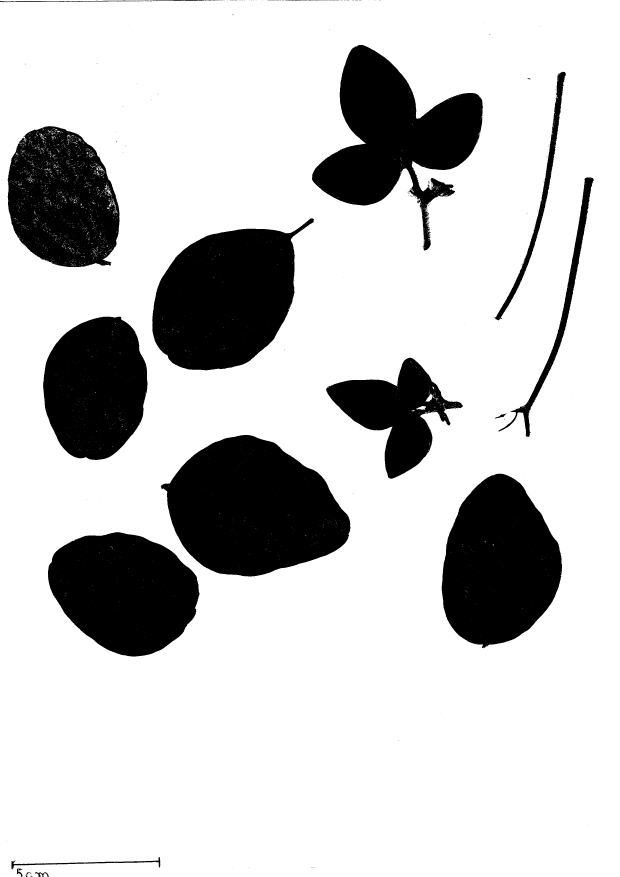
#> input picture exemplos/05.png, 2480 x 3507 px (shown at 1/4 size)
$ python calculadora_area-src.py
#> lines starting #> are read from the running program, lines starting #| are printed output that depends on the picture; after the words box and inside, x2 and y2 are one past the last pixel; in counts of white or black regions, pixels touching at a corner belong together
import os
import cv2
import numpy as np
import csv
import math
import locale  # <--- ALTERAÇÃO: Importa a biblioteca de localização
from tkinter import Tk, simpledialog, filedialog

# --- CONFIGURAÇÕES ---
ARQUIVO_CSV_SAIDA = 'resultados_area_interativo.csv'
LARGURA_JANELA = 1280
ALTURA_JANELA = 720
# --- FIM DAS CONFIGURAÇÕES ---

# Dicionário global para uma gestão de estado mais limpa e profissional
ui_state = {
    "ref_points": [],
    "drawing": False,
    "panning": False,
    "pan_start_pos": (0, 0),
    "offset_x": 0.0,
    "offset_y": 0.0,
    "zoom": 1.0,
    "full_img": None,
    "mouse_pos": (0, 0)
}


# [65 lines left out: functions mouse_callback, calcular_area_preta, not called in this run]


def main():
    """Função principal que orquestra o processo."""
    global ui_state

    # --- ALTERAÇÃO: Define a localização para a do sistema do usuário ---
    # Isso garante que a formatação de números (ponto vs. vírgula) seja correta.
    try:
        locale.setlocale(locale.LC_ALL, '')
    except locale.Error:
        print("Aviso: Não foi possível definir a localidade do sistema. Usando formatação padrão.")

    root = Tk()
    root.withdraw()

    print("Por favor, selecione a pasta que contém suas imagens.")
    pasta_imagens = filedialog.askdirectory(title="Selecione a pasta de imagens")
#> the answer given: ../exemplos
    if not pasta_imagens:
        print("Nenhuma pasta selecionada. Encerrando.")
        return

    print("Agora, selecione uma imagem DENTRO desta pasta para a calibração.")
    caminho_referencia = filedialog.askopenfilename(
        title="Selecione a imagem de referência", initialdir=pasta_imagens,
        filetypes=[("Imagens", "*.jpg *.jpeg *.png *.bmp *.tif")]
    )
#> the answer given: ../exemplos/05.png
    if not caminho_referencia:
        print("Nenhuma imagem de referência selecionada. Encerrando.")
        return

    img_ref = cv2.imread(caminho_referencia)
#> img_ref is the input picture: shape (3507, 2480, 3); 79.1% white; 240 black regions (217 under 20 px), largest, box (x1, y1, x2, y2) and area: (643, 1740, 1402, 2306) 300165, (609, 873, 1256, 1481) 258552, (1248, 179, 1932, 1002) 245269
    if img_ref is None:
        print(f"Erro: Não foi possível carregar a imagem de referência: {caminho_referencia}")
        return

    ui_state["full_img"] = img_ref

    window_name = "Calibracao | Zoom: Roda do Mouse ou +/- | Arrastar: Botao Direito | Desenhar: Botao Esquerdo"
    cv2.namedWindow(window_name)
    cv2.setMouseCallback(window_name, mouse_callback)

    print("\n--- INSTRUÇÕES DE CALIBRAÇÃO ---")
    print("1. ZOOM: Roda do mouse ou teclas '+' e '-'.")
    print("2. NAVEGAR: Arrastar com o botão DIREITO do mouse.")
    print("3. DESENHAR: Arrastar com o botão ESQUERDO do mouse.")
    print("4. Após desenhar, pressione 'Enter' ou 'Espaço' para confirmar.")
    print("5. Pressione 'q' para sair.")

    while True:
        key = cv2.waitKey(1) & 0xFF
#> (key q is pressed here)
        if key == ord('+') or key == ord('='):
            ui_state["zoom"] *= 1.2
            ui_state["zoom"] = min(ui_state["zoom"], 20.0)
        elif key == ord('-'):
            ui_state["zoom"] /= 1.2
            ui_state["zoom"] = max(ui_state["zoom"], 0.1)

        img_h, img_w = ui_state["full_img"].shape[:2]

        visible_w = LARGURA_JANELA / ui_state["zoom"]
#> visible_w = 1280
        visible_h = ALTURA_JANELA / ui_state["zoom"]
#> visible_h = 720
        max_offset_x = max(0, img_w - visible_w)
#> max_offset_x = 1200
        max_offset_y = max(0, img_h - visible_h)
#> max_offset_y = 2787
        ui_state["offset_x"] = max(0, min(ui_state["offset_x"], max_offset_x))
        ui_state["offset_y"] = max(0, min(ui_state["offset_y"], max_offset_y))

        M = np.array([
            [ui_state["zoom"], 0, -ui_state["offset_x"] * ui_state["zoom"]],
            [0, ui_state["zoom"], -ui_state["offset_y"] * ui_state["zoom"]]
        ], dtype=np.float32)
#> M = [[1, 0, 0], [0, 1, 0]]

        viewport = cv2.warpAffine(
            ui_state["full_img"], M, (LARGURA_JANELA, ALTURA_JANELA),
            flags=cv2.INTER_LINEAR,
            borderMode=cv2.BORDER_CONSTANT,
            borderValue=(0, 0, 0)
        )
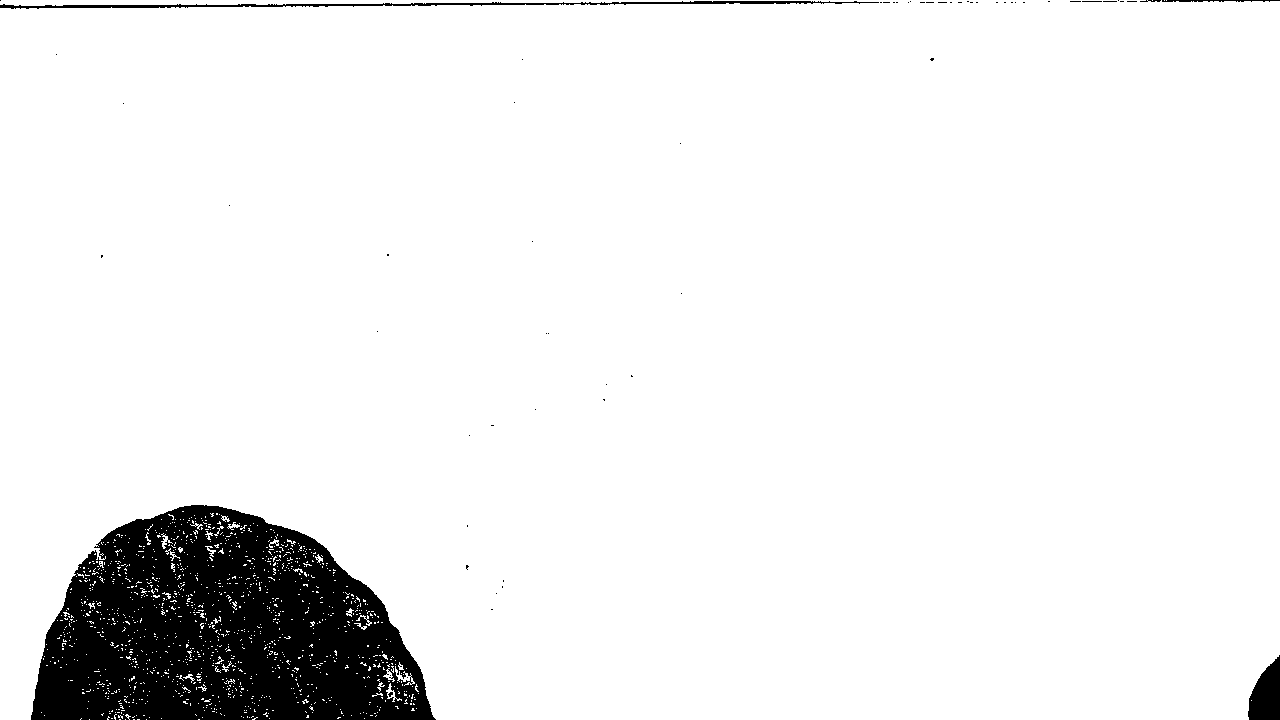
#> viewport: shape (720, 1280, 3); 93% white; 64 black regions (58 under 20 px), largest, box (x1, y1, x2, y2) and area: (31, 505, 436, 720) 60438, (0, 1, 879, 9) 1998, (1248, 655, 1280, 720) 1460, (1162, 0, 1280, 2) 167, (1140, 0, 1161, 2) 28, (1082, 1, 1102, 2) 20

        p1_img, p2_img = None, None
        if len(ui_state["ref_points"]) > 0:
            p1_img = ui_state["ref_points"][0]
            if len(ui_state["ref_points"]) == 2:
                p2_img = ui_state["ref_points"][1]
            elif ui_state["drawing"]:
                p2_img = ui_state["mouse_pos"]

        if p1_img and p2_img:
            p1_view = (int((p1_img[0] - ui_state["offset_x"]) * ui_state["zoom"]),
                       int((p1_img[1] - ui_state["offset_y"]) * ui_state["zoom"]))
            p2_view = (int((p2_img[0] - ui_state["offset_x"]) * ui_state["zoom"]),
                       int((p2_img[1] - ui_state["offset_y"]) * ui_state["zoom"]))
            cv2.line(viewport, p1_view, p2_view, (0, 0, 255), 2)

        zoom_text = f"Zoom: {ui_state['zoom']:.2f}x"
#> zoom_text = 'Zoom: 1.00x'
        cv2.putText(viewport, zoom_text, (15, 40), cv2.FONT_HERSHEY_SIMPLEX, 1.2, (0, 255, 0), 2, cv2.LINE_AA)
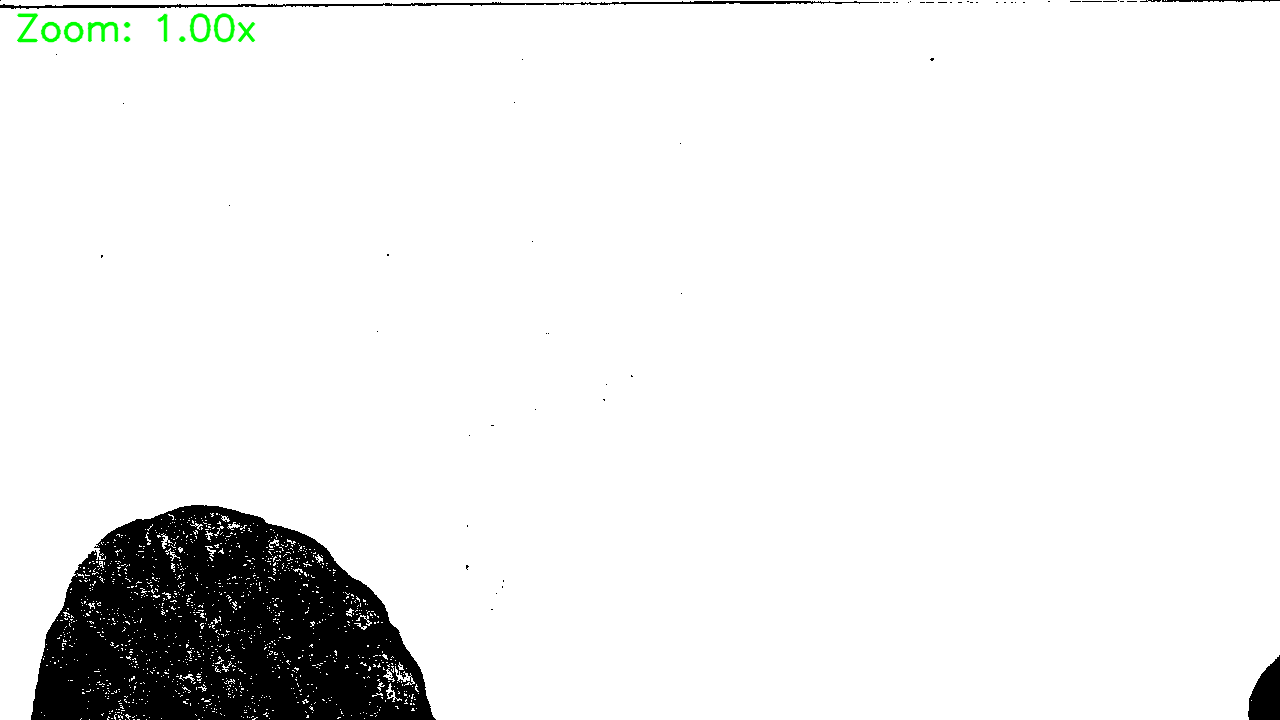
#> viewport: shape (720, 1280, 3); 0.27% of pixels changed, all inside (x1, y1, x2, y2) = (16, 13, 256, 43); drawn as B, G, R

        cv2.imshow(window_name, viewport)

        if key == ord('q'):
            cv2.destroyAllWindows()
            print("Calibração cancelada.")
            return

        if len(ui_state["ref_points"]) == 2 and not ui_state["drawing"] and (key == 13 or key == 32):
            break

    cv2.destroyAllWindows()

    if len(ui_state["ref_points"]) != 2:
        print("A linha de calibração não foi definida corretamente.")
        return

    comprimento_real_cm = simpledialog.askfloat(
        "Medida Real", "Qual é o comprimento real (em cm) da linha que você desenhou?", minvalue=0.01
    )
    if not comprimento_real_cm:
        print("Nenhum comprimento fornecido. Encerrando.")
        return

    distancia_pixels = math.sqrt(
        (ui_state["ref_points"][1][0] - ui_state["ref_points"][0][0]) ** 2 +
        (ui_state["ref_points"][1][1] - ui_state["ref_points"][0][1]) ** 2
    )
    pixels_por_cm = distancia_pixels / comprimento_real_cm
    print(f"\nCalibração concluída! Escala: {pixels_por_cm:.2f} pixels por centímetro.")

    resultados = []
    print(f"\nIniciando processamento em lote na pasta '{os.path.basename(pasta_imagens)}'...")

    for nome_arquivo in sorted(os.listdir(pasta_imagens)):
        caminho_completo = os.path.join(pasta_imagens, nome_arquivo)
        if os.path.isfile(caminho_completo) and nome_arquivo.lower().endswith(
                ('.png', '.jpg', '.jpeg', '.bmp', '.tif')):
            print(f" - Processando: {nome_arquivo}")
            img_cinza = cv2.imread(caminho_completo, cv2.IMREAD_GRAYSCALE)
            if img_cinza is not None:
                area_cm2, proporcao = calcular_area_preta(img_cinza, pixels_por_cm)
                # --- ALTERAÇÃO: Usa a formatação de acordo com a localização do sistema ---
                area_str = locale.format_string('%.4f', area_cm2)
                proporcao_str = locale.format_string('%.2f', proporcao)
                resultados.append([nome_arquivo, area_str, proporcao_str])
            else:
                resultados.append([nome_arquivo, "Erro ao ler imagem", "N/A"])

    try:
        # Usa ponto e vírgula (;) como delimitador para compatibilidade com Excel em português
        with open(ARQUIVO_CSV_SAIDA, 'w', newline='', encoding='utf-8') as f:
            writer = csv.writer(f, delimiter=';')
            writer.writerow(['Nome do Arquivo', 'Area Calculada (cm^2)', 'Proporcao da Area Preta/Total (%)'])
            writer.writerows(resultados)
        print(f"\nResultados salvos com sucesso no arquivo '{ARQUIVO_CSV_SAIDA}'!")
    except IOError as e:
        print(f"Erro ao salvar o arquivo CSV: {e}")


if __name__ == '__main__':
    main()

$ run again, on exemplos/10.png
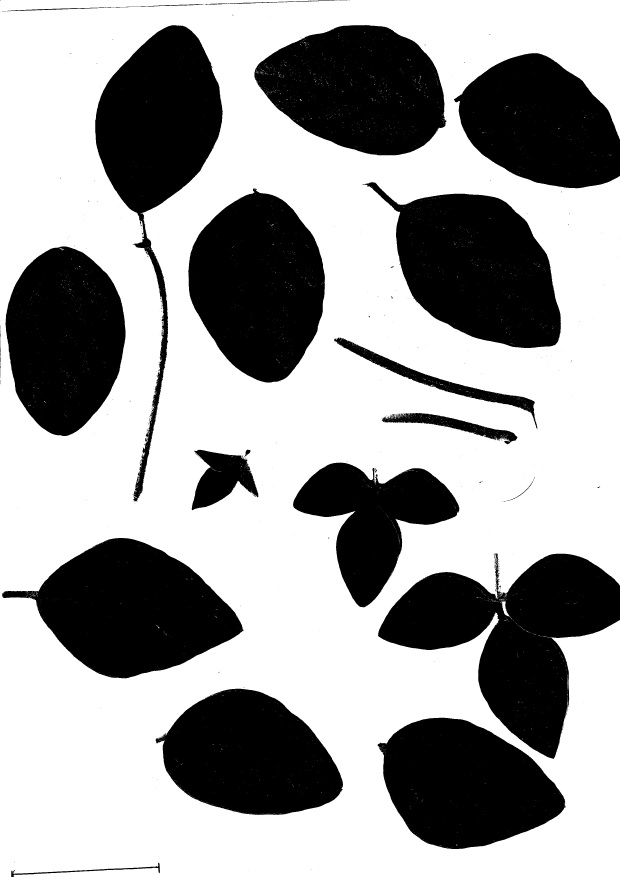
#> input picture exemplos/10.png, 2480 x 3507 px (shown at 1/4 size)
#> in main, img_ref is the input picture: shape (3507, 2480, 3); 62.9% white; 411 black regions (376 under 20 px), largest, box (x1, y1, x2, y2) and area: (1511, 2214, 2480, 3036) 369317, (8, 2152, 975, 2714) 312368, (1450, 729, 2243, 1392) 309285
#> visible_w = 1280
#> visible_h = 720
#> max_offset_x = 1200
#> max_offset_y = 2787
#> M = [[1, 0, 0], [0, 1, 0]]
#> in main, `viewport = cv2.warpAffine( ui_state["full_img"], M, (LARGURA_JANELA, A..`:
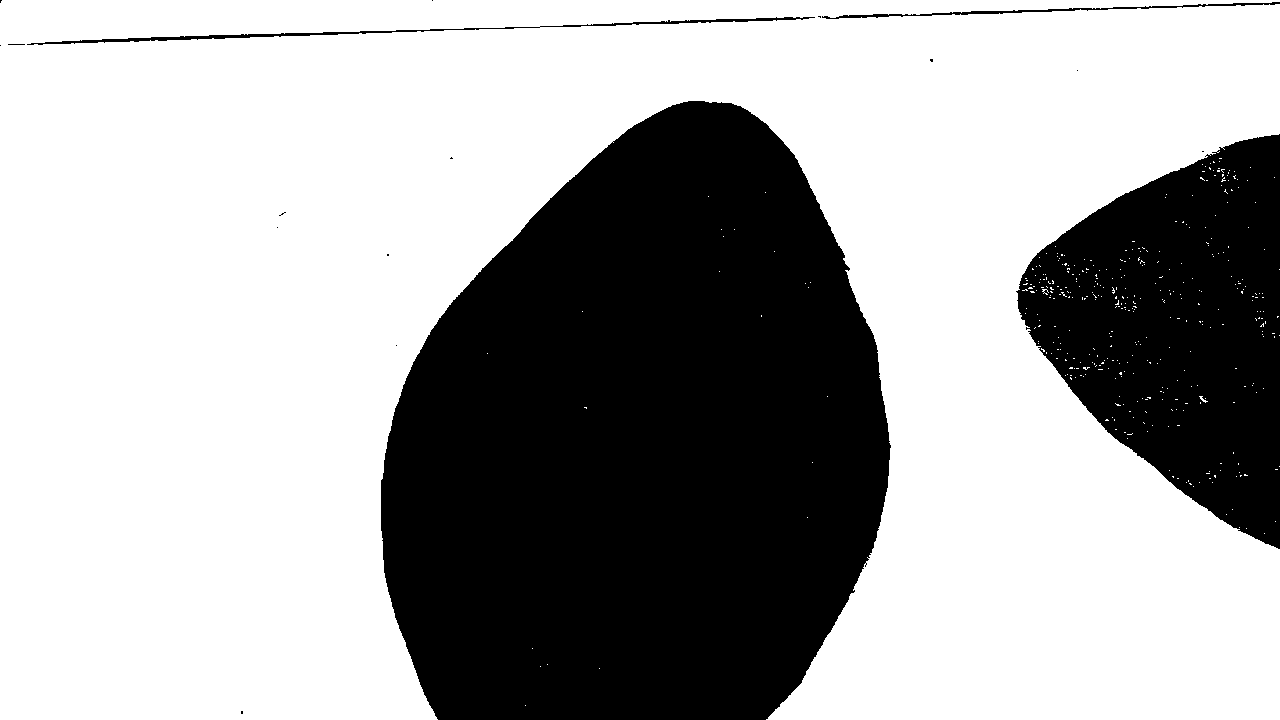
#> viewport: shape (720, 1280, 3); 65.8% white; 18 black regions (14 under 20 px), largest, box (x1, y1, x2, y2) and area: (381, 101, 891, 720) 243033, (1016, 134, 1280, 549) 69123, (27, 17, 815, 45) 1836, (822, 2, 1280, 19) 990
#> zoom_text = 'Zoom: 1.00x'
#> in main, `cv2.putText(viewport, zoom_text, (15, 40), cv2.FONT_HERSHEY_SIMPLEX, 1..`:
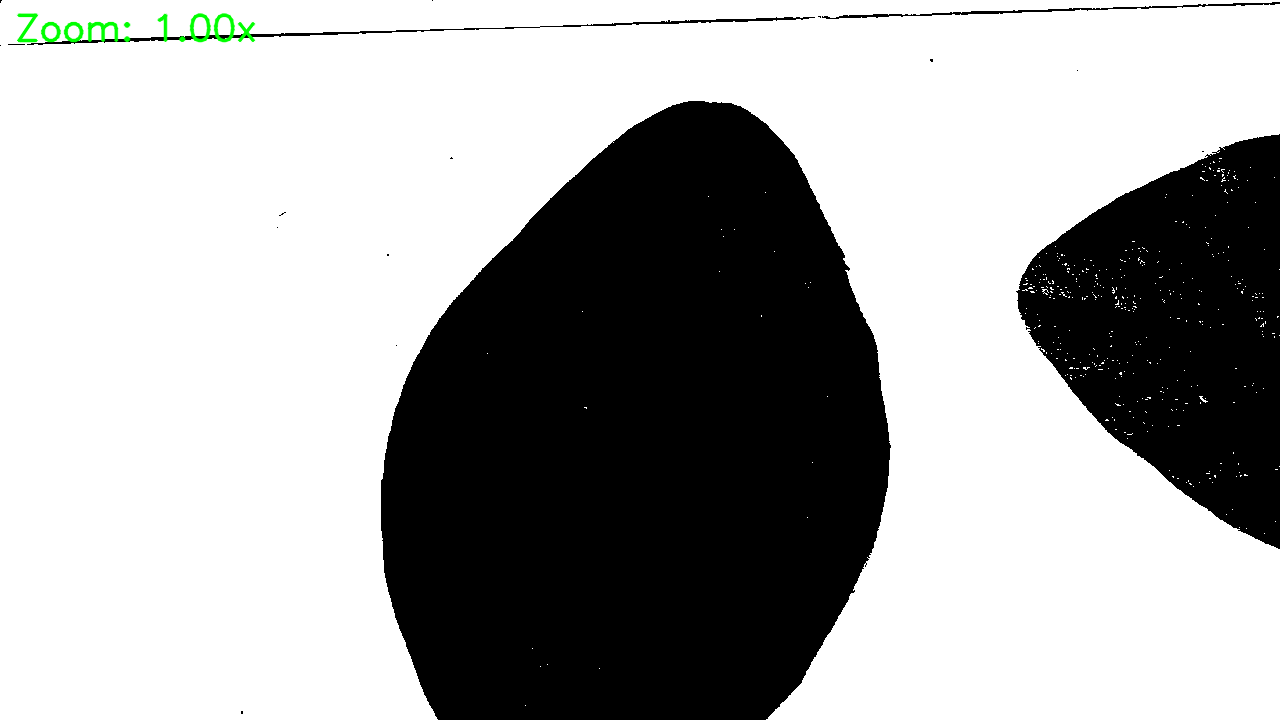
#> viewport: shape (720, 1280, 3); 0.27% of pixels changed, all inside (x1, y1, x2, y2) = (16, 13, 256, 43); drawn as B, G, R
